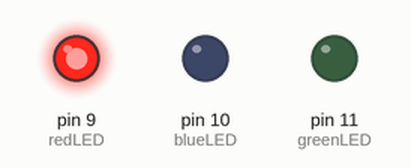
Bench run of a sketch on a simulated Arduino Uno, built with avr-gcc and run on an emulated ATmega328P. On the bench: output pins drawn as LEDs (lit = HIGH).

Above: at 0.5 s.
At 2.5 s:
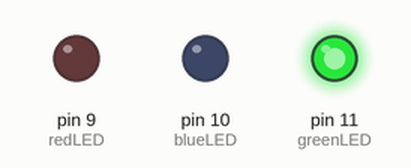
At 4.5 s:
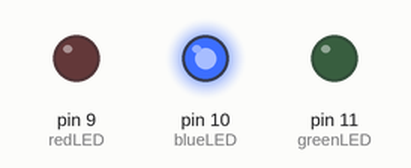
At 6.5 s:
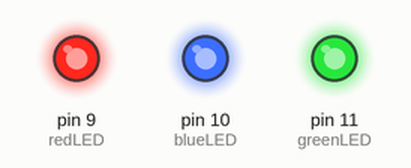
At 9.5 s:
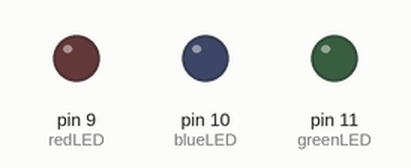
Timing chart, 0 to 10.4 s (numbered marks = the images above):
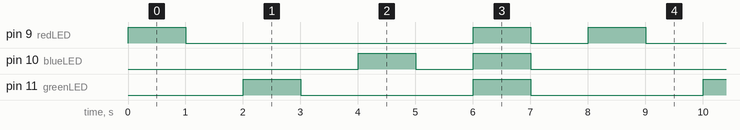

The sketch:

Lab3.ino
```cpp
int redLED = 9;
int greenLED = 11;
int blueLED = 10;

void setup()
{
  pinMode(redLED, OUTPUT);
  pinMode(greenLED, OUTPUT);
  pinMode(blueLED, OUTPUT);
}

void loop()
{
  //red
  digitalWrite(redLED, HIGH);
  delay(1000);
  digitalWrite(redLED, LOW);
  delay(1000);
  //green
  digitalWrite(greenLED, HIGH);
  delay(1000);
  digitalWrite(greenLED, LOW);
  delay(1000);
  //blue
  digitalWrite(blueLED, HIGH);
  delay(1000);
  digitalWrite(blueLED, LOW);
  delay(1000);
  //mix
  digitalWrite(redLED, HIGH);
  digitalWrite(greenLED, HIGH);
  digitalWrite(blueLED, HIGH);
  delay(1000);
  digitalWrite(redLED, LOW);
  digitalWrite(greenLED, LOW);
  digitalWrite(blueLED, LOW);
  delay(1000);
}
```

Measured:
- by itself, pin 9 (redLED): repeats every 8.0 s: LOW 5.0 s, HIGH 1.0 s, LOW 1.0 s, HIGH 1.0 s
- by itself, pin 10 (blueLED): repeats every 8.0 s: LOW 1.0 s, HIGH 1.0 s, LOW 5.0 s, HIGH 1.0 s
- by itself, pin 11 (greenLED): alternates HIGH for 1.0 s and LOW for 3.0 s
